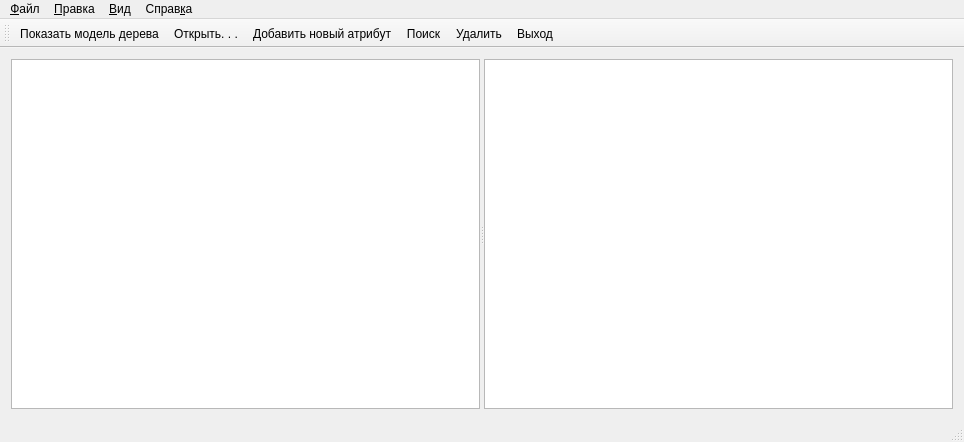
<?xml version="1.0" encoding="UTF-8"?>
<ui version="4.0">
 <class>MainWindow</class>
 <widget class="QMainWindow" name="MainWindow">
  <property name="geometry">
   <rect>
    <x>0</x>
    <y>0</y>
    <width>964</width>
    <height>442</height>
   </rect>
  </property>
  <property name="windowTitle">
   <string>MainWindow</string>
  </property>
  <widget class="QWidget" name="centralWidget">
   <layout class="QHBoxLayout" name="horizontalLayout">
    <item>
     <widget class="QSplitter" name="splitter">
      <property name="orientation">
       <enum>Qt::Horizontal</enum>
      </property>
      <widget class="QTreeView" name="treeView_General"/>
      <widget class="QTableView" name="tableView"/>
     </widget>
    </item>
   </layout>
  </widget>
  <widget class="QMenuBar" name="menuBar">
   <property name="geometry">
    <rect>
     <x>0</x>
     <y>0</y>
     <width>964</width>
     <height>20</height>
    </rect>
   </property>
   <widget class="QMenu" name="menu_file">
    <property name="title">
     <string>&amp;Файл</string>
    </property>
    <addaction name="action_creat"/>
    <addaction name="action_open"/>
    <addaction name="action_saveAs"/>
    <addaction name="action_save"/>
    <addaction name="separator"/>
    <addaction name="action_exit"/>
   </widget>
   <widget class="QMenu" name="menu_edit">
    <property name="title">
     <string>&amp;Правка</string>
    </property>
    <addaction name="action_cut"/>
    <addaction name="action_copy"/>
    <addaction name="action_paste"/>
    <addaction name="action_delete"/>
    <addaction name="action_selectAll"/>
    <addaction name="separator"/>
    <addaction name="action_addAtr"/>
    <addaction name="separator"/>
    <addaction name="action_find"/>
   </widget>
   <widget class="QMenu" name="menu">
    <property name="title">
     <string>Справ&amp;ка</string>
    </property>
    <addaction name="action_about"/>
    <addaction name="action_aboutQt"/>
   </widget>
   <widget class="QMenu" name="menu_2">
    <property name="title">
     <string>&amp;Вид</string>
    </property>
    <addaction name="action_viewTree"/>
   </widget>
   <addaction name="menu_file"/>
   <addaction name="menu_edit"/>
   <addaction name="menu_2"/>
   <addaction name="menu"/>
  </widget>
  <widget class="QToolBar" name="mainToolBar">
   <property name="enabled">
    <bool>true</bool>
   </property>
   <attribute name="toolBarArea">
    <enum>TopToolBarArea</enum>
   </attribute>
   <attribute name="toolBarBreak">
    <bool>false</bool>
   </attribute>
   <addaction name="action_viewTree"/>
   <addaction name="action_open"/>
   <addaction name="action_addAtr"/>
   <addaction name="action_find"/>
   <addaction name="action_delete"/>
   <addaction name="action_exit"/>
  </widget>
  <widget class="QStatusBar" name="statusBar"/>
  <action name="action_open">
   <property name="text">
    <string>Открыть. . .</string>
   </property>
   <property name="shortcut">
    <string>Ctrl+O</string>
   </property>
  </action>
  <action name="action_save">
   <property name="text">
    <string>Сохранить</string>
   </property>
   <property name="shortcut">
    <string>Ctrl+S</string>
   </property>
  </action>
  <action name="action_saveAs">
   <property name="text">
    <string>Сохранить как. . .</string>
   </property>
   <property name="shortcut">
    <string>Ctrl+Shift+S</string>
   </property>
  </action>
  <action name="action_creat">
   <property name="text">
    <string>Создать новый файл</string>
   </property>
   <property name="shortcut">
    <string>Ctrl+T</string>
   </property>
  </action>
  <action name="action_exit">
   <property name="icon">
    <iconset resource="images.qrc">
     <normaloff>:/icon/exit.png</normaloff>:/icon/exit.png</iconset>
   </property>
   <property name="text">
    <string>Выход</string>
   </property>
   <property name="shortcut">
    <string>Ctrl+Q</string>
   </property>
  </action>
  <action name="action_cut">
   <property name="text">
    <string>Вырезать</string>
   </property>
   <property name="shortcut">
    <string>Ctrl+X</string>
   </property>
  </action>
  <action name="action_copy">
   <property name="text">
    <string>Копировать</string>
   </property>
   <property name="shortcut">
    <string>Ctrl+C</string>
   </property>
  </action>
  <action name="action_paste">
   <property name="text">
    <string>Вставить</string>
   </property>
   <property name="shortcut">
    <string>Ctrl+V</string>
   </property>
  </action>
  <action name="action_find">
   <property name="text">
    <string>Поиск</string>
   </property>
   <property name="shortcut">
    <string>Ctrl+F</string>
   </property>
  </action>
  <action name="action_delete">
   <property name="text">
    <string>Удалить</string>
   </property>
  </action>
  <action name="action_selectAll">
   <property name="text">
    <string>Выделить все</string>
   </property>
  </action>
  <action name="action_about">
   <property name="text">
    <string>Информация о программе</string>
   </property>
  </action>
  <action name="action_aboutQt">
   <property name="text">
    <string>Информация о программе Qt Creator</string>
   </property>
  </action>
  <action name="action_viewTree">
   <property name="text">
    <string>&amp;Показать модель дерева</string>
   </property>
  </action>
  <action name="action_addAtr">
   <property name="text">
    <string>Добавить новый атрибут</string>
   </property>
  </action>
 </widget>
 <layoutdefault spacing="6" margin="11"/>
 <resources>
  <include location="images.qrc"/>
 </resources>
 <connections/>
</ui>
